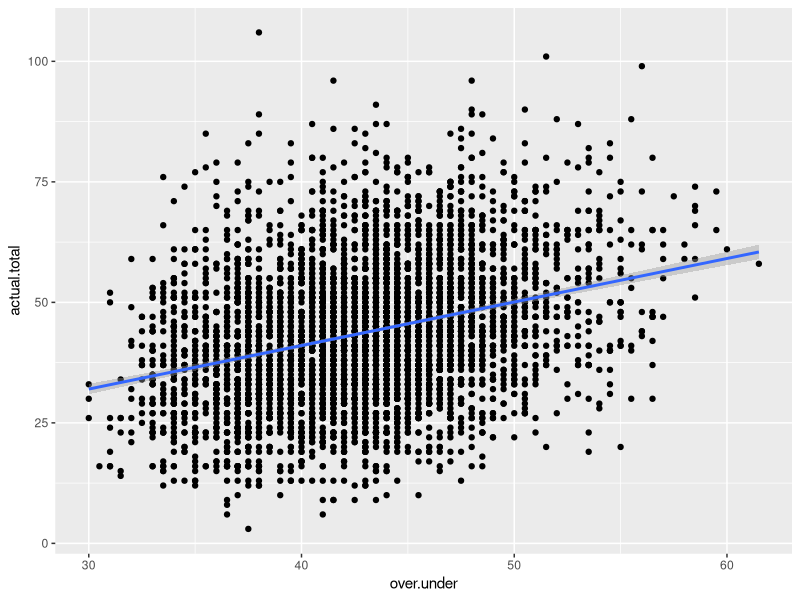

Here is the R script that generated this plot:
nfl <- read.csv("NFL_Lines_09-19.csv")
vegas <- read.csv("VegasLines2000-2017.csv")

# test code added

library(dplyr)

nfl %>% filter(season==2017, type=="Week 1", home.team=="NE")
vegas %>% filter(season==2017, type=="Week 1", home.team=="New England")

vegas <- vegas %>% mutate(actual.total = home.score + away.score)

library(ggplot2)

vegas %>% ggplot(aes(over.under, actual.total))+geom_point()+
  geom_smooth(method="lm")


